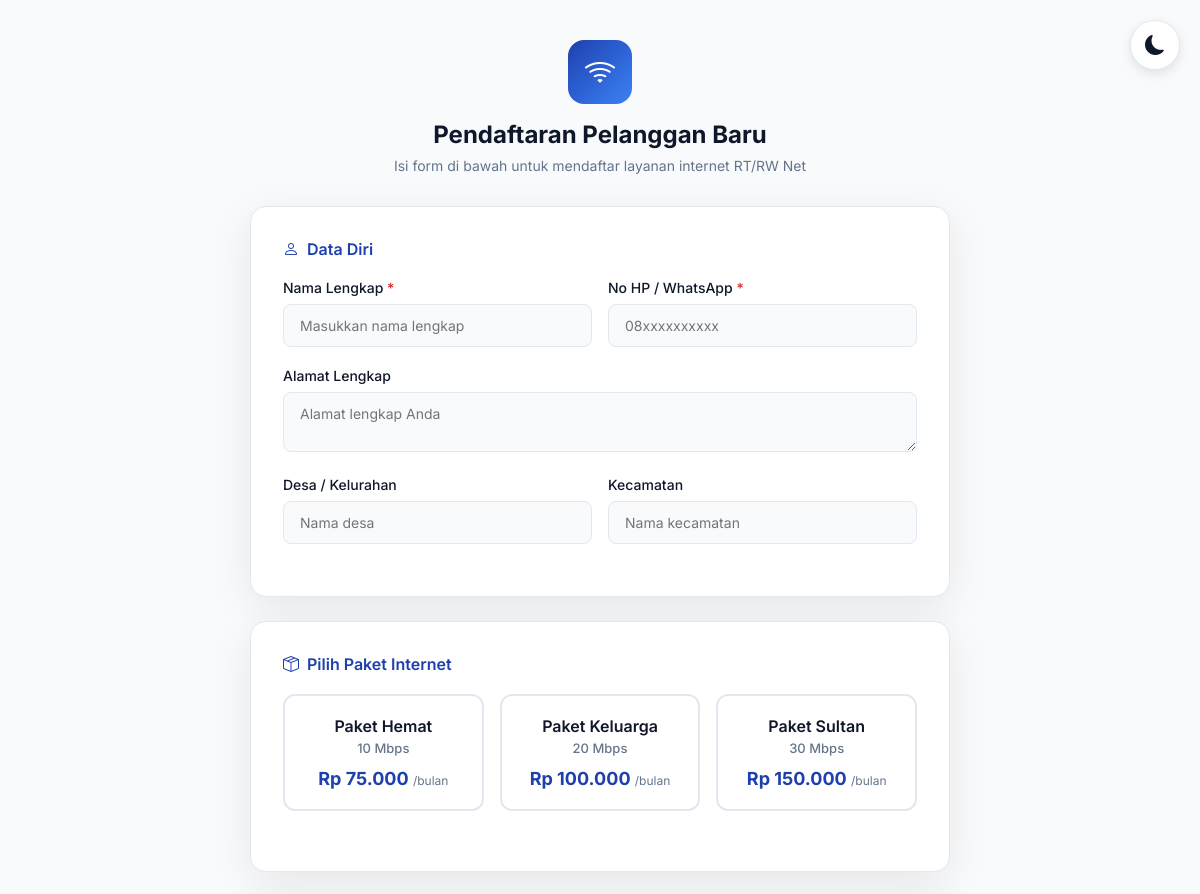
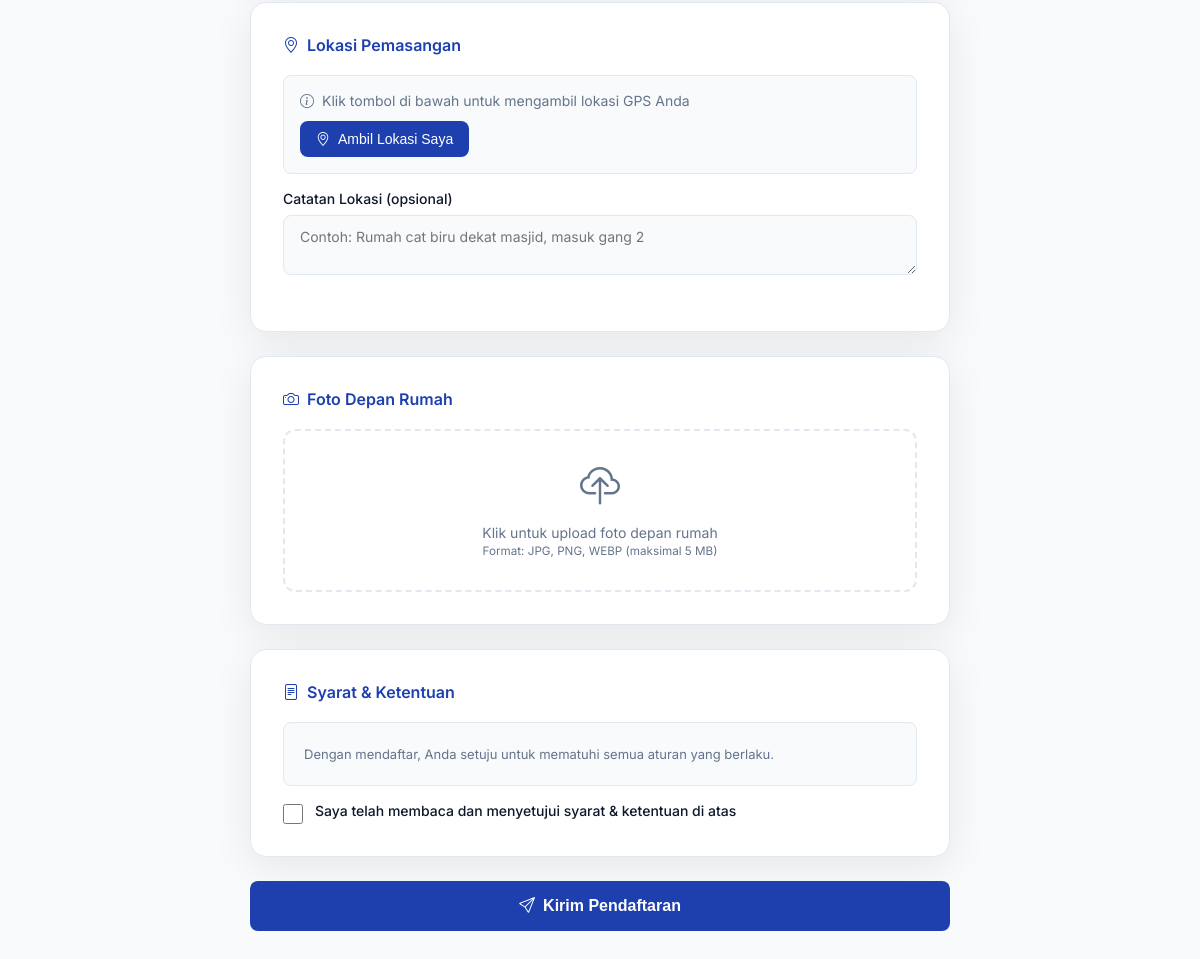
/app/psb/daftar.php, run on the app's committed database (2 pictures, top to bottom).
### tables this page shows
CREATE TABLE pengaturan (
  nama_usaha VARCHAR(150) NOT NULL DEFAULT 'RT/RW Net',
  alamat TEXT,
  no_wa VARCHAR(20),
  jatuh_tempo_tanggal TINYINT NOT NULL DEFAULT 5,
  denda DECIMAL(12,2) NOT NULL DEFAULT 0,
  wa_reminder_hari VARCHAR(20) NOT NULL DEFAULT '3,1,0',
  wa_jam_kirim TIME NOT NULL DEFAULT '08:00',
  api_key_wa VARCHAR(255),
  deskripsi_psb TEXT NULL,
  syarat_ketentuan TEXT NULL
);

CREATE TABLE paket (
  id INT AUTO_INCREMENT PRIMARY KEY,
  nama_paket VARCHAR(100) NOT NULL,
  kecepatan VARCHAR(50) NOT NULL,
  harga_bulanan DECIMAL(12,2) NOT NULL DEFAULT 0,
  status TINYINT(1) NOT NULL DEFAULT 1,
  created_at TIMESTAMP DEFAULT CURRENT_TIMESTAMP
);

### app/psb/daftar.php (the view, shortened to what this page needs)
<?php
$pdo = db();
$paket_list = $pdo->query("SELECT id, nama_paket, kecepatan, harga_bulanan FROM paket WHERE status = 1 ORDER BY harga_bulanan ASC")->fetchAll();
$setting = $pdo->query("SELECT * FROM pengaturan LIMIT 1")->fetch();
$success = false;
?>
<!DOCTYPE html>
<html lang="id" data-theme="light">
<head>
    <link href="https://cdn.jsdelivr.net/npm/bootstrap-icons@1.11.3/font/bootstrap-icons.min.css" rel="stylesheet">
</head>
<body>
    <div class="theme-toggle" onclick="toggleTheme()">
        <i class="bi bi-moon-fill" id="theme-icon"></i>
    </div>
    <div class="container">
        <div class="header">
            <div class="logo-icon">
                <i class="bi bi-wifi"></i>
            </div>
            <h1>Pendaftaran Pelanggan Baru</h1>
            <p><?= htmlspecialchars($setting['deskripsi_psb'] ?? 'Isi form di bawah untuk mendaftar layanan internet RT/RW Net') ?></p>
        </div>
        <?php if ($success): ?>
            <div class="card">
                <div class="success-message">
                    <div class="success-icon">
                        <i class="bi bi-check-lg"></i>
                    </div>
                    <h3 style="margin-bottom: 8px;">Pendaftaran Berhasil!</h3>
                    <p style="color: var(--text-secondary); font-size: 14px; line-height: 1.6;">
                        Data Anda sudah kami terima.<br>
                        Tim kami akan segera menghubungi Anda via WhatsApp untuk proses survey dan pemasangan.
                    </p>
                    <a href="daftar.php" class="btn-submit" style="margin-top: 24px; text-decoration: none;">
                        <i class="bi bi-arrow-repeat"></i>
                        Daftar Lagi
                    </a>
                </div>
            </div>
        <?php else: ?>
            <form method="post" enctype="multipart/form-data" id="formPsb">
                <div class="card">
                    <div class="section-title">
                        <i class="bi bi-person"></i>
                        Data Diri
                    </div>
                    <div class="form-row">
                        <div class="form-group">
                            <label class="required">Nama Lengkap</label>
                            <input type="text" name="nama" placeholder="Masukkan nama lengkap" required>
                        </div>
                        <div class="form-group">
                            <label class="required">No HP / WhatsApp</label>
                            <input type="tel" name="no_hp" placeholder="08xxxxxxxxxx" required>
                        </div>
                    </div>
                    <div class="form-group">
                        <label>Alamat Lengkap</label>
                        <textarea name="alamat" rows="2" placeholder="Alamat lengkap Anda"></textarea>
                    </div>
                    <div class="form-row">
                        <div class="form-group">
                            <label>Desa / Kelurahan</label>
                            <input type="text" name="desa" placeholder="Nama desa">
                        </div>
                        <div class="form-group">
                            <label>Kecamatan</label>
                            <input type="text" name="kecamatan" placeholder="Nama kecamatan">
                        </div>
                    </div>
                </div>
                <div class="card">
                    <div class="section-title">
                        <i class="bi bi-box-seam"></i>
                        Pilih Paket Internet
                    </div>
                    <div class="paket-grid">
                        <?php foreach ($paket_list as $pk): ?>
                            <label class="paket-card" onclick="selectPaket(this)">
                                <div class="paket-name"><?= htmlspecialchars($pk['nama_paket']) ?></div>
                                <div class="paket-speed"><?= htmlspecialchars($pk['kecepatan']) ?></div>
                                <div class="paket-price">
                                    Rp <?= number_format($pk['harga_bulanan'], 0, ',', '.') ?>
                                    <span>/bulan</span>
                                </div>
                            </label>
                        <?php endforeach; ?>
                    </div>
                </div>
                <div class="card">
                    <div class="section-title">
                        <i class="bi bi-geo-alt"></i>
                        Lokasi Pemasangan
                    </div>
                    <div class="location-box">
                        <div class="location-status" id="locationStatus">
                            <i class="bi bi-info-circle"></i>
                            Klik tombol di bawah untuk mengambil lokasi GPS Anda
                        </div>
                        <button type="button" class="btn-location" onclick="getLocation()">
                            <i class="bi bi-geo-alt"></i>
                            Ambil Lokasi Saya
                        </button>
                    </div>
                    <div class="form-group">
                        <label>Catatan Lokasi (opsional)</label>
                        <textarea name="catatan" rows="2" placeholder="Contoh: Rumah cat biru dekat masjid, masuk gang 2"></textarea>
                    </div>
                </div>
                <div class="card">
                    <div class="section-title">
                        <i class="bi bi-camera"></i>
                        Foto Depan Rumah
                    </div>
                    <div class="upload-area" id="uploadArea" onclick="document.getElementById('foto_rumah').click()">
                        <div class="upload-icon">
                            <i class="bi bi-cloud-upload"></i>
                        </div>
                        <div class="upload-text">
                            Klik untuk upload foto depan rumah<br>
                            <small>Format: JPG, PNG, WEBP (maksimal 5 MB)</small>
                        </div>
                    </div>
                </div>
                <div class="card">
                    <div class="section-title">
                        <i class="bi bi-file-text"></i>
                        Syarat & Ketentuan
                    </div>
                    <div class="syarat-box">
                        <?= nl2br(htmlspecialchars($setting['syarat_ketentuan'] ?? 'Syarat dan ketentuan belum diatur oleh admin.')) ?>
                    </div>
                    <div class="checkbox-group">
                        <input type="checkbox" name="setuju" id="setuju">
                        <label for="setuju">Saya telah membaca dan menyetujui syarat & ketentuan di atas</label>
                    </div>
                </div>
                <button type="submit" class="btn-submit">
                    <i class="bi bi-send"></i>
                    Kirim Pendaftaran
                </button>
            </form>
        <?php endif; ?>
    </div>
</body>
</html>

### app/psb/daftar.php (style rules this page uses)
* { margin: 0; padding: 0; box-sizing: border-box; }
:root { --primary: #1e40af; --primary-light: #3b82f6; --bg: #f8fafc; --card-bg: #ffffff; --text: #0f172a; --text-secondary: #64748b; --border: #e2e8f0; --shadow: 0 10px 40px rgba(0, 0, 0, 0.08); --success: #16a34a; --danger: #dc2626; }
body { font-family: 'Inter', sans-serif; background: var(--bg); color: var(--text); min-height: 100vh; padding: 40px 20px; }
.container { max-width: 700px; margin: 0 auto; }
.theme-toggle { position: fixed; top: 20px; right: 20px; background: var(--card-bg); border: 1px solid var(--border); border-radius: 50px; width: 50px; height: 50px; display: flex; align-items: center; justify-content: center; cursor: pointer; font-size: 20px; box-shadow: 0 4px 12px rgba(0, 0, 0, 0.1); z-index: 100; color: var(--text); }
.header { text-align: center; margin-bottom: 32px; }
.logo-icon { width: 64px; height: 64px; background: linear-gradient(135deg, var(--primary), var(--primary-light)); border-radius: 16px; display: flex; align-items: center; justify-content: center; font-size: 32px; color: white; margin: 0 auto 16px; }
.header h1 { font-size: 24px; font-weight: 700; margin-bottom: 8px; }
.header p { color: var(--text-secondary); font-size: 14px; }
.card { background: var(--card-bg); border-radius: 16px; padding: 32px; box-shadow: var(--shadow); border: 1px solid var(--border); margin-bottom: 24px; }
.section-title { font-size: 16px; font-weight: 600; margin-bottom: 20px; display: flex; align-items: center; gap: 8px; color: var(--primary); }
.form-group { margin-bottom: 20px; }
label { display: block; font-size: 14px; font-weight: 500; margin-bottom: 8px; }
label.required::after { content: ' *'; color: var(--danger); }
input, textarea, select { width: 100%; padding: 12px 16px; border: 1px solid var(--border); border-radius: 8px; font-size: 14px; font-family: inherit; background: var(--bg); color: var(--text); }
.form-row { display: grid; grid-template-columns: 1fr 1fr; gap: 16px; }
.paket-grid { display: grid; grid-template-columns: repeat(auto-fit, minmax(200px, 1fr)); gap: 16px; margin-bottom: 20px; }
.paket-card { border: 2px solid var(--border); border-radius: 12px; padding: 20px; cursor: pointer; transition: all 0.2s ease; text-align: center; }
.paket-name { font-size: 16px; font-weight: 600; margin-bottom: 4px; }
.paket-speed { font-size: 13px; color: var(--text-secondary); margin-bottom: 12px; }
.paket-price { font-size: 18px; font-weight: 700; color: var(--primary); }
.paket-price span { font-size: 12px; font-weight: 400; color: var(--text-secondary); }
.location-box { background: var(--bg); border: 1px solid var(--border); border-radius: 8px; padding: 16px; margin-bottom: 16px; }
.location-status { display: flex; align-items: center; gap: 8px; font-size: 14px; color: var(--text-secondary); }
.btn-location { display: inline-flex; align-items: center; gap: 8px; padding: 10px 16px; background: var(--primary); color: white; border: none; border-radius: 8px; font-size: 14px; cursor: pointer; margin-top: 12px; }
.upload-area { border: 2px dashed var(--border); border-radius: 12px; padding: 32px; text-align: center; cursor: pointer; transition: all 0.2s ease; }
.upload-icon { font-size: 40px; color: var(--text-secondary); margin-bottom: 12px; }
.upload-text { font-size: 14px; color: var(--text-secondary); }
.syarat-box { background: var(--bg); border: 1px solid var(--border); border-radius: 8px; padding: 20px; max-height: 250px; overflow-y: auto; margin-bottom: 16px; font-size: 13px; line-height: 1.7; color: var(--text-secondary); }
.checkbox-group { display: flex; align-items: flex-start; gap: 12px; }
.checkbox-group input[type="checkbox"] { width: 20px; height: 20px; margin-top: 2px; }
.checkbox-group label { font-size: 14px; margin-bottom: 0; cursor: pointer; }
.btn-submit { width: 100%; padding: 16px; background: var(--primary); color: white; border: none; border-radius: 8px; font-size: 16px; font-weight: 600; cursor: pointer; display: flex; align-items: center; justify-content: center; gap: 8px; margin-top: 24px; }

### data on the page
pengaturan: deskripsi_psb "Isi form di bawah untuk mendaftar layanan internet RT/RW Net", syarat_ketentuan "Dengan mendaftar, Anda setuju untuk mematuhi semua aturan yang berlaku."
paket: nama_paket "Paket Hemat", kecepatan "10 Mbps", harga_bulanan "75.000"
paket: nama_paket "Paket Keluarga", kecepatan "20 Mbps", harga_bulanan "100.000"
paket: nama_paket "Paket Sultan", kecepatan "30 Mbps", harga_bulanan "150.000"
